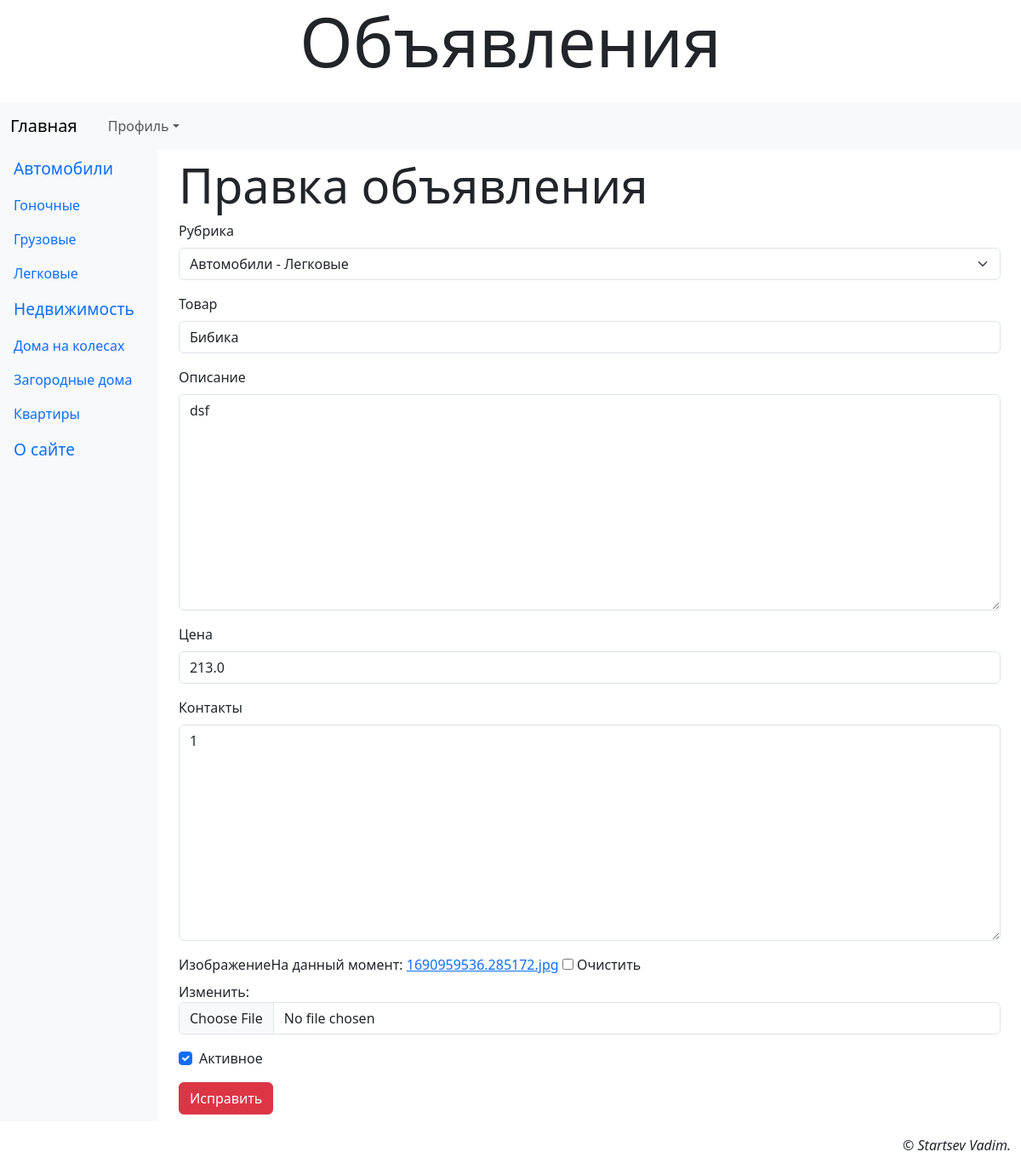
Page /accounts/profile/edit/8/ (signed in) on the earlier database version.
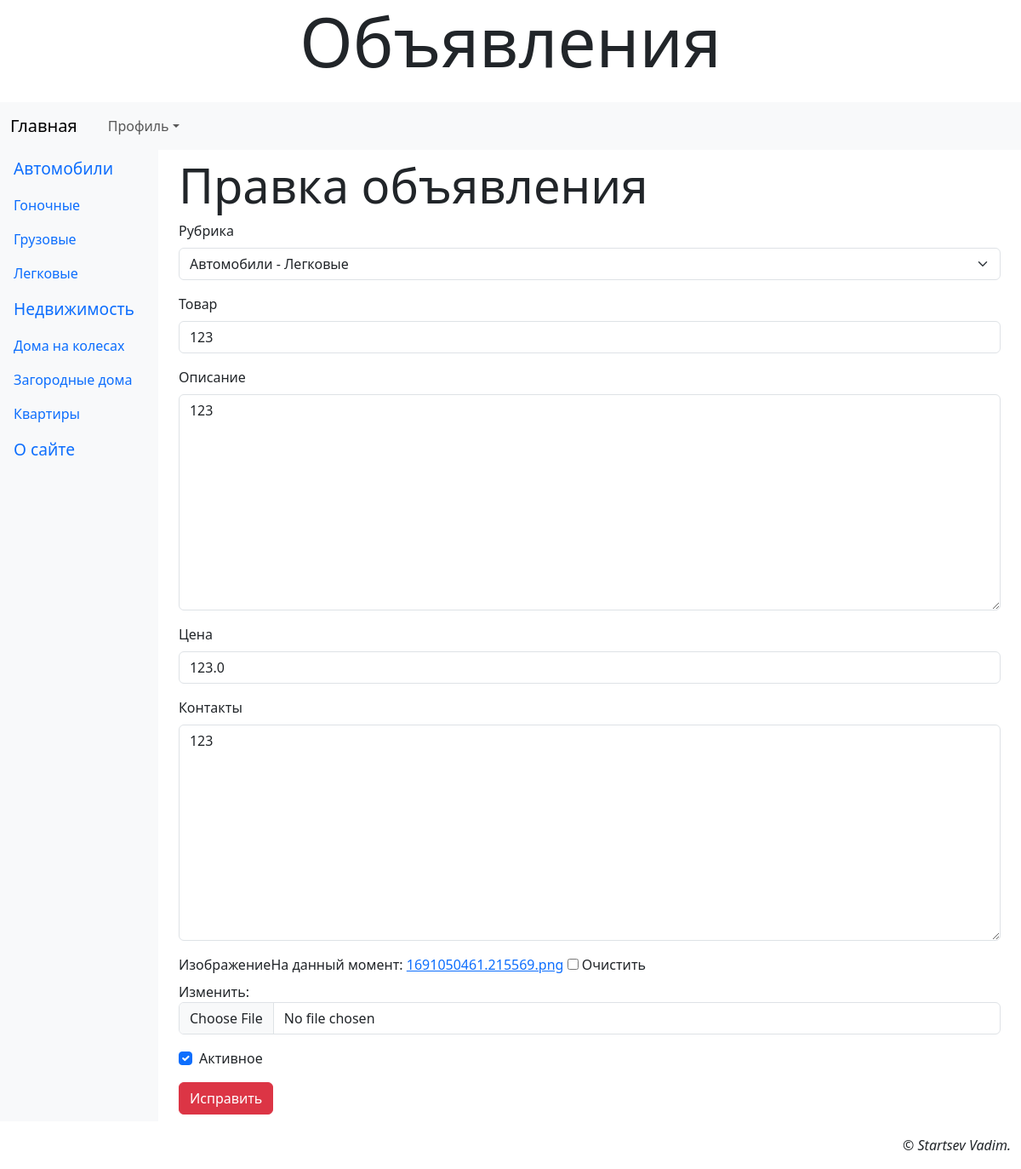
Same page on the later database version.
### landing/models.py (models this page shows, shortened)
class Bb(models.Model):
    rubric = models.ForeignKey(SubRubric, on_delete=models.PROTECT,
                               verbose_name='Рубрика')
    title = models.CharField(max_length=40, verbose_name='Товар')
    content = models.TextField(verbose_name='Описание')
    price = models.FloatField(default=0, verbose_name='Цена')
    contacts = models.TextField(verbose_name='Контакты')
    image = models.ImageField(blank=True, upload_to=get_timestamp_path,
                              verbose_name='Изображение')
    author = models.ForeignKey(AdvUser, on_delete=models.CASCADE,
                               verbose_name='Автор объявления')
    is_active = models.BooleanField(default=True, db_index=True,
                                    verbose_name='Активное')
    created_at = models.DateTimeField(auto_now_add=True, db_index=True,
                                      verbose_name='Опубликовано')
    class Meta:
        verbose_name_plural = 'Объявления'
        verbose_name = 'Объявление'
        ordering = ['-created_at']

### landing/views.py (the view)
# urls.py: path('accounts/profile/edit/<int:pk>/', profile_bb_edit,
@login_required
def profile_bb_edit(request, pk):
    bb = get_object_or_404(Bb, pk=pk)
    if request.method == 'POST':
        form = BbForm(request.POST, request.FILES, instance=bb)
        if form.is_valid():
            bb = form.save()
            formset = AIFormSet(request.POST, request.FILES, instance=bb)
            if formset.is_valid():
                formset.save()
                messages.add_message(request, messages.SUCCESS,
                                     'Объявление исправлено')
                return redirect('landing:profile')
    else:
        form = BbForm(instance=bb)
        formset = AIFormSet(instance=bb)
    context = {'form': form, 'formset': formset}
    return render(request, 'main/profile_bb_edit.html', context)

### landing/forms.py
class BbForm(forms.ModelForm):
    class Meta:
        model = Bb
        fields = '__all__'
        widgets = {'author': forms.HiddenInput}

### landing/models.py (called while the page is built)
    def get_queryset(self):
        return super().get_queryset().filter(super_rubric__isnull=False)

    def __str__(self):
        return '%s - %s' % (self.super_rubric.name, self.name)

### landing/templates/main/profile_bb_edit.html (shortened to what this page needs)
{% extends 'layout/basic.html' %}
{% load django_bootstrap5 %}
{% block content %}
    <div class="container">
    <h1 class="display-4">Правка объявления {{ bb.title }}</h1>
    <form method="post" enctype="multipart/form-data">
        {% bootstrap_form form layout='horizontal' %}
        {% bootstrap_button 'Исправить' button_class='btn-danger' %}
    </form>
    </div>
{% endblock %}

Differences in the rows shown:
changed Bb "Автомобили - Легковые": title "Бибика" → "123"; content "dsf" → "123"; price "213.0" → "123.0"; contacts "1" → "123"
Other differences:
text no longer shown: "Рубрика Товар Описание Цена Контакты Изображение На данный момент: 1690959536.285172.jpg Очистить Изменить: Активное"
text now shown: "Рубрика Товар Описание Цена Контакты Изображение На данный момент: 1691050461.215569.png Очистить Изменить: Активное"
